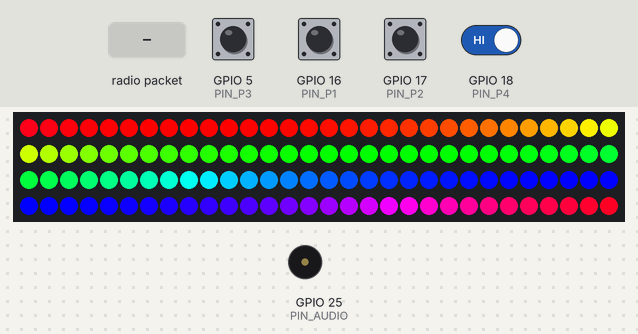
Simulated run of this sketch. Board: ESP32. Parts: 120 RGB LEDs in strip order, left to right, continuing on the next row, buzzer (waves = sounding). Inputs (shaded band) come from the test bench; at power-on: GPIO 5 (PIN_P3), GPIO 16 (PIN_P1), GPIO 17 (PIN_P2), GPIO 18 (PIN_P4) HIGH. What the sketch prints to the serial monitor is not drawn.

Above: at 1.3 s.
1.4 s: GPIO 5 (PIN_P3) pulled LOW for 0.15 s
2.1 s: GPIO 5 (PIN_P3) driven LOW and GPIO 18 (PIN_P4) driven LOW
5.1 s: GPIO 5 (PIN_P3) driven HIGH
At 5.9 s:
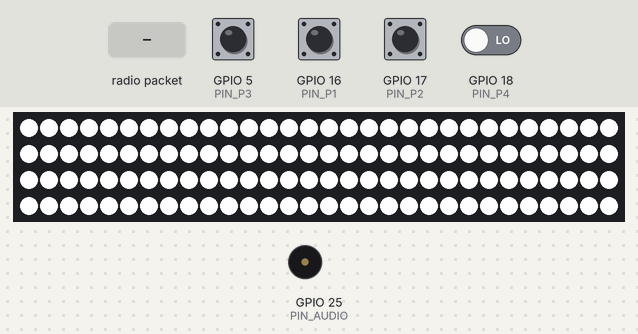
At 7.52 s:
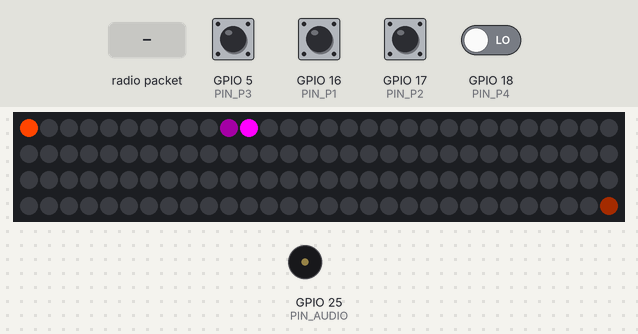
7.8 s: GPIO 17 (PIN_P2) pulled LOW for 0.15 s
8.5 s: GPIO 16 (PIN_P1) pulled LOW for 0.15 s
9.2 s: radio packet "1" arrives
Timing chart, 0 to 12.2 s (numbered marks = the images above; inputs shaded):
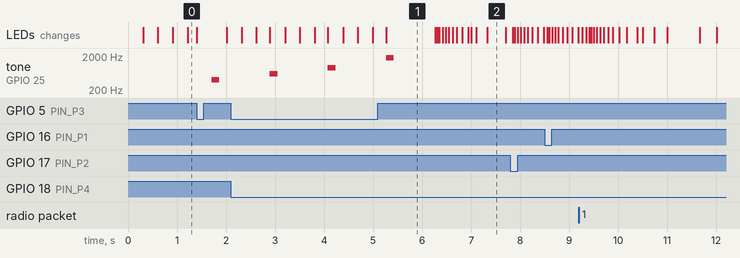

Measured:
- after the input at 1.4 s, tone on GPIO 25 (PIN_AUDIO): silent → 400 Hz after 0.30 s, → silent 0.16 s later
- after the input at 5.1 s, the LEDs: first differ from a run without the input after 1.2 s (image 2 shows a later state)
- what the display in image 1 shows lasts 1.0 s, from 5.3 s to 6.3 s

The sketch:

Strip_Racing_Game_v2.8.ino
```cpp
/*
 * ================================================================
 *  LED RACE  —  ESP32 Edition  v8
 *
 *  DISPLAY: Delegated entirely to an Arduino Uno running
 *           led_race_UNO_display.ino via SoftwareSerial.
 *
 *  ESP32 sends:  "P<pos><char>\n"  for each digit position.
 *  Example: dispOver() sends P1O, P2v, P3E, P4r  → "OvEr"
 *
 *  WIRING
 *  ──────
 *  LED strip DI ←──[300-500Ω]──── PIN_LED   (+1000µF cap on 5V)
 *  Player buttons: one leg → GPIO PIN_Px, other → GND
 *  Passive buzzer: PIN_AUDIO → buzzer+, buzzer– → GND
 *  ESP32 GPIO 33 (TX) ────────────────────→ Uno A0 (SoftSerial RX)
 *  Common GND between ESP32 and Uno
 *
 *  ALWAYS 4-PLAYER:
 *  All 4 digit slots are always active regardless of how many
 *  physical buttons are actually pressed. Unplayed lanes just
 *  show '0' and never advance.
 *
 *  DISPLAY PATTERNS:
 *    Idle    "----"   Rainbow on strip, waiting for any press
 *    Racing  "0123"   Live lap count for each of the 4 players
 *    Win     "OvEr"   + strip fade to winner colour + jingle
 *    Defeat  "dEAd"   + dim red strip + sad tune → idle
 *    Count   " 3 3"   Symmetric countdown 3 / 2 / 1 / Go
 * ================================================================
 */

//ESP1
#include <Adafruit_NeoPixel.h>
#include <esp_now.h>
#include <WiFi.h>

// 0 = no Serial output (cleaner timing, recommended)
// 1 = enable Serial debug log
#define DEBUG 1
#if DEBUG
  #define DBG(x) Serial.println(x)
  #define DBGF(...) Serial.printf(__VA_ARGS__)
#else
  #define DBG(x)
  #define DBGF(...)
#endif
// ================================================================
//  ★  USER CONFIG
// ================================================================
#define TOTAL_LAPS            5       // Laps required to win
#define NUM_LEDS              120
#define PIN_LED               23      // SAFE (best for NeoPixel/WS2812)
#define PIN_AUDIO             25      // SAFE analog/PWM friendly

// Physical player button pins (button → pin + GND, INPUT_PULLUP)
#define PIN_P1                16
#define PIN_P2                17
#define PIN_P3                5       // still OK IF only button + pullup
#define PIN_P4                18


// ESP32 → Uno serial link
// Connect UNO_TX_PIN to Uno A0 (SoftwareSerial RX)
#define UNO_TX_PIN            33
#define UNO_RX_PIN            34     // Input-only pin, tied to nothing
#define UNO_BAUD              9600   // Must match Uno sketch BAUD_RATE

#define ACCEL                 0.20f
#define FRICTION              0.015f
#define TICK_MS               5

#define RAINBOW_STEP          512
#define COUNTDOWN_BEAT_MS     1000UL
#define RACING_INACTIVITY_MS  60000UL   // 1 minute no button → defeat

// Player colours (0x00RRGGBB)
const uint32_t PLAYER_COLOR[4] =
{
    0x00FF4500,   // P1 Orange-Red
    0x00007FFF,   // P2 Azure Blue
    0x00FFFF00,   // P3 Yellow
    0x00FF00FF,   // P4 Pink
};

// ================================================================
//  ESP-NOW  (remote buttons from a second ESP32)
// ================================================================
typedef struct { uint8_t buttons; } EspNowBtnPacket;

// ================================================================
//  GAME STATE
// ================================================================
enum GameState { STATE_IDLE, STATE_COUNTDOWN, STATE_RACING, STATE_WIN };
GameState gameState = STATE_IDLE;

// ================================================================
//  PLAYER STATE  (always 4 slots — unused lanes just stay at 0)
// ================================================================
struct PlayerState
{
    float   speed;
    float   dist;
    uint8_t laps;
    bool    prevBtn;
    bool    remoteBtn;
};
PlayerState players[4];   // Always 4, hard-coded

// ================================================================
//  HARDWARE
// ================================================================
Adafruit_NeoPixel strip(NUM_LEDS, PIN_LED, NEO_GRB + NEO_KHZ800);
HardwareSerial    unoSerial(2);   // UART2 — custom-mapped to UNO pins

// ================================================================
//  GLOBALS
// ================================================================
int           buzzerTicks       = 0;
uint16_t      rainbowHue        = 0;
unsigned long lastButtonPressMs = 0;
unsigned long lastDisplayMs     = 0;

// Tunes
const int WIN_NOTES[]   = { 2637,2637,0,2637,0,2093,2637,0,3136, 0,0,0,1568 };
const int WIN_NOTES_LEN = sizeof(WIN_NOTES) / sizeof(int);

const int DEFEAT_NOTES[]   = { 523, 494, 466, 440, 415, 392 };
const int DEFEAT_NOTES_LEN = sizeof(DEFEAT_NOTES) / sizeof(int);

// ================================================================
//  DISPLAY — sends P<pos><char>\n commands to the Uno
// ================================================================

/**
 * Send one digit update to the Uno display.
 * pos : 1-4 (left to right)
 * ch  : any character the SevSeg library understands
 *       ('0'-'9', 'A'-'Z', 'a'-'z', '-', ' ')
 *
 * The Uno's SoftwareSerial receives and parses "P<pos><char>\n".
 * This call is non-blocking (UART hardware buffer, 9600 baud).
 */
void sendChar(uint8_t pos, char ch)
{
    char buf[5];
    snprintf(buf, sizeof(buf), "P%d%c\n", pos, ch);
    unoSerial.print(buf);   // actual UNO transmission
    #if DEBUG
    Serial.print("[UNO TX] ");
    Serial.print(buf);
    #endif
}

/**
 * Set all four digits at once.
 * Sends 4 individual sendChar() calls — ~1.6 ms total at 9600 baud.
 */
void sendDisplay(char d1, char d2, char d3, char d4)
{

    #if DEBUG
    Serial.printf("[DISPLAY] %c %c %c %c\n", d1, d2, d3, d4);
    #endif

    sendChar(1, d1);
    sendChar(2, d2);
    sendChar(3, d3);
    sendChar(4, d4);
}

// ── Named display states ──────────────────────────────────────────

/** "----"  idle / waiting for players */
void dispIdle()
{
    sendDisplay('0', '-', '-', '0');
}

/** " N N "  for countdown beats (3, 2, 1) */
void dispCount(int n)
{
    char d = '0' + n;
    sendDisplay(' ', d, d, ' ');
}

/** " Go "  for the GO beat */
void dispGo()
{
    sendDisplay(' ', 'G', 'o', ' ');
}

/** Live lap counts for all 4 players: "0000" → "1234" etc. */
void dispLaps()
{
    sendDisplay(
        '0' + players[0].laps,
        '0' + players[1].laps,
        '0' + players[2].laps,
        '0' + players[3].laps
    );
}

/** "OvEr"  shown when someone wins */
void dispOver()
{
    sendDisplay('O', 'v', 'E', 'r');
}

/** "dEAd"  shown on inactivity defeat */
void dispDead()
{
    sendDisplay('d', 'E', 'A', 'd');
}

// ================================================================
//  UTILITIES
// ================================================================

bool readButton(int i)
{
    bool phys = false;
    switch (i) {
        case 0: phys = digitalRead(PIN_P1) == LOW; break;
        case 1: phys = digitalRead(PIN_P2) == LOW; break;
        case 2: phys = digitalRead(PIN_P3) == LOW; break;
        case 3: phys = digitalRead(PIN_P4) == LOW; break;
    }
    return phys || players[i].remoteBtn;
}

/** Returns true only on the tick a button transitions LOW for the first time. */
bool risingEdge(int i)
{
    bool now  = readButton(i);
    bool edge = now && !players[i].prevBtn;
    players[i].prevBtn = now;
    return edge;
}

uint32_t dimColor(uint32_t c, float f)
{
    return strip.Color(((c>>16)&0xFF)*f, ((c>>8)&0xFF)*f, (c&0xFF)*f);
}

/** Non-blocking beep: sets duration in loop ticks (1 tick ≈ TICK_MS ms). */
void beep(int freq, int ticks) { tone(PIN_AUDIO, freq); buzzerTicks = ticks; }
void tickBuzzer() { if (buzzerTicks > 0 && --buzzerTicks == 0) noTone(PIN_AUDIO); }

// ================================================================
//  RENDERING
// ================================================================

void drawCars()
{
    strip.clear();
    // Alternate draw order every second so neither player is always on top
    bool flip = (millis() / 1000) & 1;
    for (int n = 0; n < 4; n++) {
        int i   = flip ? (3 - n) : n;
        int pos = (int)players[i].dist % NUM_LEDS;
        strip.setPixelColor(pos, PLAYER_COLOR[i]);
        strip.setPixelColor((pos - 1 + NUM_LEDS) % NUM_LEDS, dimColor(PLAYER_COLOR[i], 0.15f));
    }
}

// ================================================================
//  COUNTDOWN  — symmetric sweep from mid-strip, millis()-paced
// ================================================================

/**
 * Shoot two pixels from the strip midpoint toward LED 0 (start line)
 * from both sides simultaneously — correct for a circular track.
 * sweepMs is whatever time budget remains in the current beat.
 */
void symmetricSweep(uint32_t color, unsigned long sweepMs)
{
    int half        = NUM_LEDS / 2;
    int delayPerLed = max(1, (int)(sweepMs / (half + 1)));

    for (int step = 0; step <= half; step++)
    {
        int lp = half - step;                          // left pixel  → LED 0
        int rp = (half + step) % NUM_LEDS;            // right pixel → LED 0 (wraps)
        strip.clear();
        strip.setPixelColor(lp, color);
        strip.setPixelColor(rp, color);
        if (lp + 1 <= half) strip.setPixelColor(lp + 1, dimColor(color, 0.35f));
        if (lp + 2 <= half) strip.setPixelColor(lp + 2, dimColor(color, 0.12f));
        strip.setPixelColor((rp - 1 + NUM_LEDS) % NUM_LEDS, dimColor(color, 0.35f));
        strip.setPixelColor((rp - 2 + NUM_LEDS) % NUM_LEDS, dimColor(color, 0.12f));
        strip.show();
        delay(delayPerLed);
    }
    strip.clear(); strip.show();
}

void runCountdown()
{
    gameState = STATE_COUNTDOWN;

    struct Beat { int count; uint32_t color; int beepFreq; }
    beats[3] = {
        {3, 0x00FF0000, 400},   // Red
        {2, 0x00FFAA00, 600},   // Amber
        {1, 0x0000FF00, 900},   // Green
    };

    strip.clear(); strip.show();
    delay(300);

    // ── 3 / 2 / 1 — millis()-anchored so every beat is exactly equal ──
    for (int b = 0; b < 3; b++)
    {
        unsigned long beatStart = millis();
        dispCount(beats[b].count);
        tone(PIN_AUDIO, beats[b].beepFreq); delay(160); noTone(PIN_AUDIO);
        long sweepMs = (long)COUNTDOWN_BEAT_MS - (long)(millis() - beatStart);
        if (sweepMs > 0) symmetricSweep(beats[b].color, (unsigned long)sweepMs);
        while ((long)(millis() - beatStart) < (long)COUNTDOWN_BEAT_MS);
        strip.clear(); strip.show();
    }

    // ── GO — same beat duration, full white flash ─────────────────────
    {
        unsigned long beatStart = millis();
        dispGo();
        for (int i = 0; i < NUM_LEDS; i++) strip.setPixelColor(i, 0x00FFFFFF);
        strip.show();
        tone(PIN_AUDIO, 1800); delay(160); noTone(PIN_AUDIO);
        while ((long)(millis() - beatStart) < (long)COUNTDOWN_BEAT_MS);
        strip.clear(); strip.show();
    }

    // Reset all 4 player slots and start race
    for (int i = 0; i < 4; i++) players[i] = {0, 0, 0, false, false};
    lastButtonPressMs = millis();
    lastDisplayMs     = millis();
    dispLaps();   // Show "0000" at race start
    gameState = STATE_RACING;
}

// ================================================================
//  WIN ANIMATION  — freeze → fade green → cross-fade to winner
// ================================================================

void crossFadeStrip(uint32_t from, uint32_t to, int steps, int stepMs)
{
    float fr=(from>>16)&0xFF, fg=(from>>8)&0xFF, fb=from&0xFF;
    float tr=(to>>16)  &0xFF, tg=(to>>8)  &0xFF, tb=to  &0xFF;
    for (int s = 0; s <= steps; s++) {
        float t = (float)s / steps;
        for (int i = 0; i < NUM_LEDS; i++)
            strip.setPixelColor(i, strip.Color(
                fr+(tr-fr)*t, fg+(tg-fg)*t, fb+(tb-fb)*t));
        strip.show();
        delay(stepMs);
    }
}

void runWinAnimation(int winner)
{
    gameState = STATE_WIN;
    noTone(PIN_AUDIO);

    drawCars(); strip.show(); delay(400);             // Freeze frame
    crossFadeStrip(0x00000000, 0x0000FF00, 80, 10);  // Fade → green (~800 ms)
    delay(250);
    crossFadeStrip(0x0000FF00, PLAYER_COLOR[winner], 100, 12); // Fade → winner (~1200 ms)

    dispOver();   // Show "OvEr" on display

    // Mario course-clear jingle
    for (int n = 0; n < WIN_NOTES_LEN; n++)
    {
        if (WIN_NOTES[n]) tone(PIN_AUDIO, WIN_NOTES[n], 200);
        delay(230);
        noTone(PIN_AUDIO);
    }

    delay(2000);
    enterIdle();
}

// ================================================================
//  DEFEAT  — 1-minute racing inactivity timeout
// ================================================================

void playDefeatSequence()
{
    noTone(PIN_AUDIO);
    dispDead();   // Show "dEAd"
    for (int i = 0; i < NUM_LEDS; i++) strip.setPixelColor(i, 0x00200000);
    strip.show();
    for (int n = 0; n < DEFEAT_NOTES_LEN; n++) {
        tone(PIN_AUDIO, DEFEAT_NOTES[n], 280); delay(310);
    }
    noTone(PIN_AUDIO);
    delay(600);
    strip.clear(); strip.show();
}

// ================================================================
//  IDLE  — rainbow until any button pressed
// ================================================================

void enterIdle()
{
    gameState  = STATE_IDLE;
    rainbowHue = 0;
    dispIdle();   // Show "----"
    #if DEBUG
    Serial.println("[IDLE] Waiting…");
    #endif
}

void loopIdle()
{
    // Rainbow animation — no timeout; defeat only fires during a race
    strip.rainbow(rainbowHue);
    strip.show();
    rainbowHue += RAINBOW_STEP;
    delay(TICK_MS);

    // Any button press → start countdown
    for (int i = 0; i < 4; i++) {
        if (risingEdge(i)) {
            gameState = STATE_COUNTDOWN;
            return;
        }
    }
}

// ================================================================
//  RACING LOOP
// ================================================================

void loopRacing()
{

    // ── 1-minute inactivity check ────────────────────────────────
    if (millis() - lastButtonPressMs >= RACING_INACTIVITY_MS)
    {
        playDefeatSequence();
        enterIdle();
        return;
    }

    // ── Physics — no blocking calls inside here ──────────────────
    for (int i = 0; i < 4; i++)
    {

        if (risingEdge(i)) {
            players[i].speed  += ACCEL;
            lastButtonPressMs  = millis();   // Reset inactivity clock
        }

        players[i].speed -= players[i].speed * FRICTION;
        if (players[i].speed < 0.0f) players[i].speed = 0.0f;
        players[i].dist += players[i].speed;

        // ── Lap completion check ──────────────────────────────────
        uint32_t threshold = (uint32_t)NUM_LEDS * (players[i].laps + 1);
        if ((uint32_t)players[i].dist >= threshold)
        {
            players[i].laps++;
            beep(600 + i * 100, 3);   // Non-blocking beep, distinct per player

            #if DEBUG
            Serial.printf("[RACE] P%d lap %d/%d\n", i+1, players[i].laps, TOTAL_LAPS);
            #endif

            // ── Win check ─────────────────────────────────────────
            if (players[i].laps >= TOTAL_LAPS)
            {
                for (int j = 0; j < 4; j++) players[j].speed = 0.0f;
                runWinAnimation(i);
                return;
            }
        }
    }

    // ── Display refresh on its own 120 ms timer ──────────────────
    // Serial writes to Uno take ~1.6 ms; doing this at 120 ms intervals
    // means display overhead is < 2% of loop time.
    if (millis() - lastDisplayMs >= 120UL)
    {
        dispLaps();
        lastDisplayMs = millis();
    }

    // ── Render + pace ─────────────────────────────────────────────
    drawCars();
    strip.show();
    tickBuzzer();
    delay(TICK_MS);
}

// ================================================================
//  ESP-NOW CALLBACK  (core 3.x)
//  On core 2.x change first arg to:  const uint8_t *mac
// ================================================================
void onRemoteBtn(const esp_now_recv_info_t *info, const uint8_t *data, int len)
{
    if (len < (int)sizeof(EspNowBtnPacket)) return;
    const EspNowBtnPacket *p = (const EspNowBtnPacket *)data;
    for (int i = 0; i < 4; i++) players[i].remoteBtn = (p->buttons >> i) & 1;
}

// ================================================================
//  SETUP
// ================================================================
void setup() {
    #if DEBUG
    Serial.begin(115200);
    Serial.println("[BOOT] LED Race v8");
    #endif

    // LED strip
    strip.begin(); strip.clear(); strip.show();

    // Serial link to Uno display — UART2 remapped to custom pins
    // Connect UNO_TX_PIN (GPIO 33) → Uno A0
    unoSerial.begin(UNO_BAUD, SERIAL_8N1, UNO_RX_PIN, UNO_TX_PIN);
    delay(100);   // Let Uno boot and open SoftwareSerial first
    dispIdle();

    // Player buttons
    pinMode(PIN_P1, INPUT_PULLUP);
    pinMode(PIN_P2, INPUT_PULLUP);
    pinMode(PIN_P3, INPUT_PULLUP);
    pinMode(PIN_P4, INPUT_PULLUP);

    // Buzzer
    pinMode(PIN_AUDIO, OUTPUT);

    // WiFi + ESP-NOW
    WiFi.mode(WIFI_STA);
    if (esp_now_init() == ESP_OK)
    {
        WiFi.setSleep(false);   // Prevent ~500 ms modem-sleep stalls during race
        esp_now_register_recv_cb(onRemoteBtn);
        #if DEBUG
        Serial.print("[ESP-NOW] MAC: "); Serial.println(WiFi.macAddress());
        #endif
    }

    enterIdle();
}

// ================================================================
//  MAIN LOOP
// ================================================================
void loop()
{
    switch (gameState)
    {
        case STATE_IDLE:      loopIdle();      break;
        case STATE_COUNTDOWN: runCountdown();  break;
        case STATE_RACING:    loopRacing();    break;
        case STATE_WIN:       enterIdle();     break;
    }
}
```
